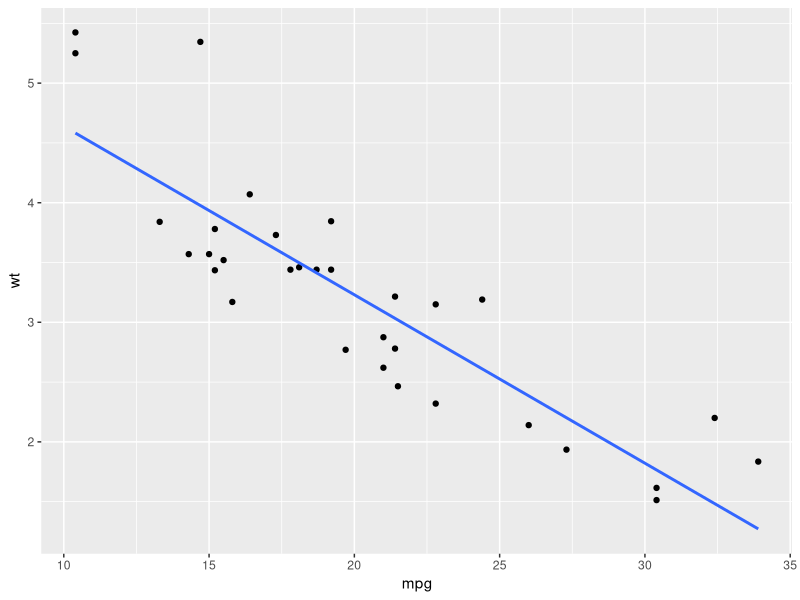

Recreate this plot in R.
## ---- chunk 1
knitr::opts_chunk$set(echo = TRUE)
## ---- chunk 2
#1. 
#Null Hypothesis: There is no relationship between the treatment and the outcome.
#Alternative Hypothesis: There is relationship between the treatment and the outcome.

#2. Calculate the test statistic

mouse.data <- data.frame(Alive = c(67,57),Dead = c(33,43))
rownames(mouse.data)<-c("Bacteria and antiserum","Bacteria only")
chisq.test(mouse.data,p=0.01)

#Our test statistic is 1.719

#3. Our p value is 0.1898
#4. We fail to reject the null hypothesis because the p value is higher than 0.01.

#5. Our real world conclusion is that there is no relationship between the treatment and the outcome.
## ---- chunk 3
#Yes, X-squared = 1.719
## ---- chunk 4
King_Size <- c(1.1, 1.7, 1.7, 1.1, 1.1, 1.4, 1.1, 1.4, 1.0, 1.2, 1.1, 1.1, 1.1, 1.1, 1.1, 1.8, 1.6, 1.1, 1.2, 1.5, 1.3, 1.1, 1.3, 1.1, 1.1)

Menthol <- c(1.1, 0.8, 1.0, 0.9, 0.8, 0.8, 0.8, 0.8, 0.9, 0.80, .8, 1.2, 0.8, 0.8, 1.3, 0.7, 1.4, 0.2, 0.8, 1.0, 0.8, 0.8, 1.2, 0.6, 0.7)

Filtered <- c(0.4, 1.0, 1.2, 0.8, 0.8, 1.0, 1.1, 1.1, 1.1, 0.8, 0.8, 0.8, 0.8, 1.0, 0.2, 1.1, 1.0, 0.8, 1.0, 0.9, 1.1, 1.1, 0.6, 1.3, 1.1)

cigarette_data <- data.frame(King_Size,Menthol,Filtered)

cigarette_anova<-aov(values~ind,data=stack(cigarette_data))
summary(cigarette_anova)

# We reject the null hypothesis of the anova test(that all the means are the same) because the P value is below 0.05, thus at least one of the means differs from the others. 
## ---- chunk 5
#Hypotheses:
# The null hypothesis is that the correlation between the weight and fuel is 0.
# The alternative hypothesis is that the correlation between the weight and fuel is not 0.

cor.test(mtcars$wt,mtcars$mpg, method = "pearson")

#We reject the null hypothesis because the p-value is below 0.05.

# The real world conclusion to this is that a cars weight and fuels miles per gallon in this data set does have a negative correlation. 
## ---- chunk 6
library(tidyverse)
lm1 <- lm(wt~mpg,data = mtcars)
ggplot(data = mtcars, aes(x = mpg,
                          y = wt)) +
  geom_point()+
  geom_smooth(method = "lm", se = FALSE)

confint(lm1)
## ---- chunk 7
#Null Hypothesis: The null hypothesis is that the slopes are 0. 
lm2 <- lm(wt ~ mpg + cyl:mpg + am:mpg, data = mtcars) 
lm2_anova <- aov(lm2)
summary(lm2_anova)

# We reject the null hypothesis that the slopes are 0. 
## ---- chunk 8
lm3 <- lm(mpg~hp+wt+cyl+am,data = mtcars)
summary(lm3)

#The weight variable is significant because it has a p value of less than 0.05.
## ---- chunk 9
new_data <- data.frame(hp = 250, wt = 4.589, cyl = 4, am =1)
predict(lm3, newdata = new_data)
## ---- chunk 10
summary(lm1)
summary(lm3)
